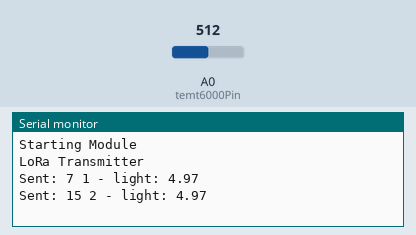
The sketch below on a simulated Arduino Uno, built with avr-gcc and run on an emulated ATmega328P. Shown: the last lines printed to the serial monitor. Inputs (shaded band) come from the test bench; at power-on: A0 (temt6000Pin) = 512. EEPROM starts erased; no radio packets arrive unless stated.

Above: at 2.9 s.
3.0 s: A0 (temt6000Pin) set to 716
At 5.4 s:
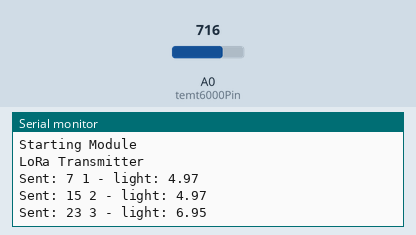
5.8 s: A0 (temt6000Pin) set to 900
At 7.6 s:
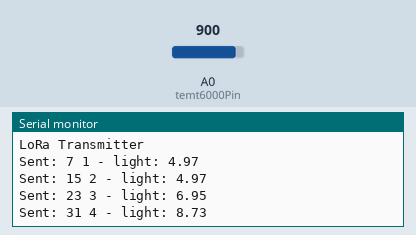
Timing chart, 0 to 9.1 s (numbered marks = the images above; inputs shaded):
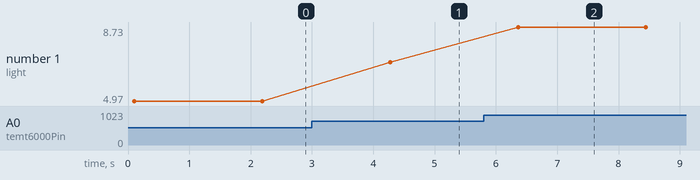

Measured:
- after the input at 3.0 s, the serial monitor: prints a new line after 1.3 s (image 1)
- after the input at 5.8 s, the serial monitor: prints a new line after 0.56 s (image 2)
- plotted number 1: 4.97 → 6.95 after the input at 3.0 s, 6.95 → 8.73 after the input at 5.8 s

The sketch:

lora_transmit_uno.ino
```cpp
#include <SPI.h>
#include <LoRa.h>
#include <EEPROM.h>
#include <SoftwareSerial.h>
#include <avr/sleep.h>
#include <avr/wdt.h>
#include <ModbusMaster.h>

const int EEPROM_ADDRESS = 0;
unsigned long timerValue = 0;
#define NSS 10
#define NRESET 7
#define DIO0 6
#define BAND 433E6

#define Rx 3
#define Tx 2

int temt6000Pin = A0;
float light;
int light_value;

SoftwareSerial mySerial(Rx, Tx);
ModbusMaster node;
volatile bool f_wdt = true;      // Flag for Watchdog Timer
volatile int wakeUpCounter = 0;  // Counter for wake-ups

void setup() {
  pinMode(NSS, OUTPUT);
  pinMode(NRESET, OUTPUT);
  pinMode(DIO0, INPUT);
  pinMode(temt6000Pin, INPUT);

  Serial.begin(115200);
  Serial.println("Starting Module");
  while (!Serial)
    ;

  LoRa.setPins(NSS, NRESET, DIO0);
  if (!LoRa.begin(BAND)) {
    Serial.println("Starting LoRa failed!");
    while (1)
      ;
  }
  Serial.println("LoRa Transmitter");

  EEPROM.get(EEPROM_ADDRESS, timerValue);
  mySerial.begin(9600);
  node.begin(50, mySerial);
  // Set up the watchdog timer to wake up every 8 seconds
  //wdt_enable(WDTO_8S);
  //WDTCSR |= (1 << WDIE);  // Enable interrupt mode
}

int cc = 0;
static uint32_t i;
uint8_t j, result;
uint16_t data[5];
String d;
uint16_t val;

void loop() {
  if (1){//(f_wdt) {
    f_wdt = false;  // Clear the watchdog timer flag

    // Increment wake-up counter
    wakeUpCounter++;
    timerValue += 8;
    // Check if 8 wake-ups (1 minute) have passed
    if (wakeUpCounter >= 1) {
      wakeUpCounter = 0;  // Reset wake-up counter

      cc++;
      int light_value = analogRead(temt6000Pin);
      light = light_value * 0.0097;
      /*
      Serial.println("Check RS485");
      result = node.readHoldingRegisters(0, 5);
      d = "";
      if (result == node.ku8MBSuccess) {
        val = node.getResponseBuffer(0);
        d = String(val);
        for (j = 1; j < 5; j++) {
          val = node.getResponseBuffer(j);
          //Serial.println(val);
          d = d + " " + String(val);
        }
      }
*/
      String mmsg = String(timerValue);
      LoRa.begin(BAND);
      LoRa.beginPacket();
      LoRa.print(mmsg + " " + cc + " " + light + " " + d);
      LoRa.endPacket();
      LoRa.sleep();
      Serial.println("Sent: " + mmsg + " " + cc + " - light: " + light );
      Serial.println(d);

      //delay(3000); // Let serial communication finish

      EEPROM.put(EEPROM_ADDRESS, timerValue);
    }

    // Enter sleep mode
    //sleepNow();
  }
  delay(2000);
}

void sleepNow() {
  set_sleep_mode(SLEEP_MODE_PWR_DOWN);
  noInterrupts();  // Disable interrupts
  sleep_enable();  // Enable sleep mode
  // Enable watchdog timer interrupt
  WDTCSR |= (1 << WDIE);
  interrupts();  // Enable interrupts
  sleep_cpu();   // Enter sleep mode
  // Disable sleep mode after wake up
  sleep_disable();
}

ISR(WDT_vect) {
  f_wdt = true;  // Set the watchdog timer flag
}
```
